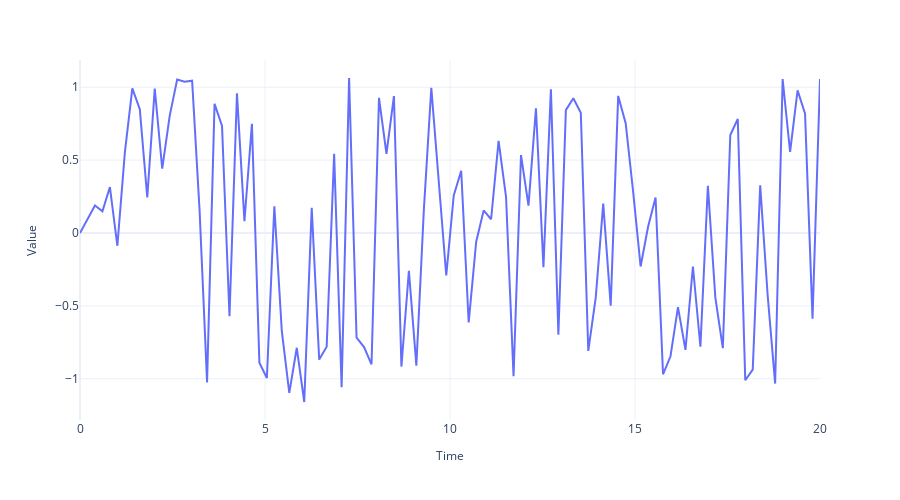

Notebook cell for this chart:
### Markdown cell above
**TimeSynth** has another signal called **PseudoPeriodic**. This is like the **Sinusoidal** class, but the frequency and amplitude itself has some stochasticity.

### Code cell
# PseudoPeriodic signal with Amplitude=1 & Frequency=0.25
signal = ts.signals.PseudoPeriodic(amplitude=1, frequency=0.25)
# Generating time series
samples, regular_time_samples, signals, errors = generate_timeseries(signal=signal)
fig = plot_time_series(regular_time_samples,
                       samples,
                       "")
fig.show()

### Figure 1 — Plotly figure (JSON) as saved in the notebook; plotly's stock layout.template omitted (floating-point values rounded to 4 significant figures)
{"data": [{"hovertemplate": "Time=%{x}<br>Value=%{y}<extra></extra>", "legendgroup": "", "line": {"color": "#636efa", "dash": "solid"}, "marker": {"symbol": "circle"}, "mode": "lines", "name": "", "orientation": "v", "showlegend": false, "type": "scatter", "x": [0, 0.202, 0.404, 0.6061, 0.8081, 1.01, 1.212, 1.414, 1.616, 1.818, 2.02, 2.222, 2.424, 2.626, 2.828, 3.03, 3.232, 3.434, 3.636, 3.838, 4.04, 4.242, 4.444, 4.646, 4.848, 5.051, 5.253, 5.455, 5.657, 5.859, 6.061, 6.263, 6.465, 6.667, 6.869, 7.071, 7.273, 7.475, 7.677, 7.879, 8.081, 8.283, 8.485, 8.687, 8.889, 9.091, 9.293, 9.495, 9.697, 9.899, 10.1, 10.3, 10.51, 10.71, 10.91, 11.11, 11.31, 11.52, 11.72, 11.92, 12.12, 12.32, 12.53, 12.73, 12.93, 13.13, 13.33, 13.54, 13.74, 13.94, 14.14, 14.34, 14.55, 14.75, 14.95, 15.15, 15.35, 15.56, 15.76, 15.96, 16.16, 16.36, 16.57, 16.77, 16.97, 17.17, 17.37, 17.58, 17.78, 17.98, 18.18, 18.38, 18.59, 18.79, 18.99, 19.19, 19.39, 19.6, 19.8, 20], "xaxis": "x", "y": [0, 0.0891, 0.1881, 0.1488, 0.3151, -0.08766, 0.5512, 0.992, 0.8487, 0.2446, 0.9906, 0.4409, 0.8033, 1.053, 1.037, 1.044, 0.1522, -1.025, 0.8856, 0.7346, -0.5707, 0.9577, 0.0805, 0.7486, -0.8905, -0.9952, 0.1835, -0.674, -1.096, -0.7875, -1.159, 0.1733, -0.8686, -0.7802, 0.5428, -1.059, 1.063, -0.7176, -0.783, -0.901, 0.9276, 0.5436, 0.9397, -0.9165, -0.2604, -0.9101, 0.1566, 0.9961, 0.3594, -0.2916, 0.2581, 0.4265, -0.6142, -0.06187, 0.1549, 0.09425, 0.6319, 0.2465, -0.9825, 0.5346, 0.1878, 0.8559, -0.2341, 0.986, -0.6987, 0.8428, 0.9244, 0.8248, -0.8086, -0.442, 0.2011, -0.4986, 0.9405, 0.7528, 0.2837, -0.2296, 0.04267, 0.2431, -0.9693, -0.8458, -0.5084, -0.8019, -0.2301, -0.7807, 0.3238, -0.4437, -0.7903, 0.672, 0.7821, -1.01, -0.9371, 0.3265, -0.4286, -1.033, 1.056, 0.5567, 0.9785, 0.8185, -0.5882, 1.056], "yaxis": "y"}], "layout": {"autosize": false, "height": 500, "legend": {"tracegroupgap": 0}, "margin": {"t": 60}, "title": {"font": {"size": 25}, "text": "", "x": 0.5, "xanchor": "center", "y": 0.9, "yanchor": "top"}, "width": 900, "xaxis": {"anchor": "y", "autorange": true, "domain": [0, 1], "range": [0, 20], "title": {"font": {"size": 12}, "text": "Time"}, "type": "linear"}, "yaxis": {"anchor": "x", "autorange": true, "domain": [0, 1], "range": [-1.283, 1.187], "title": {"font": {"size": 12}, "text": "Value"}, "type": "linear"}}}
